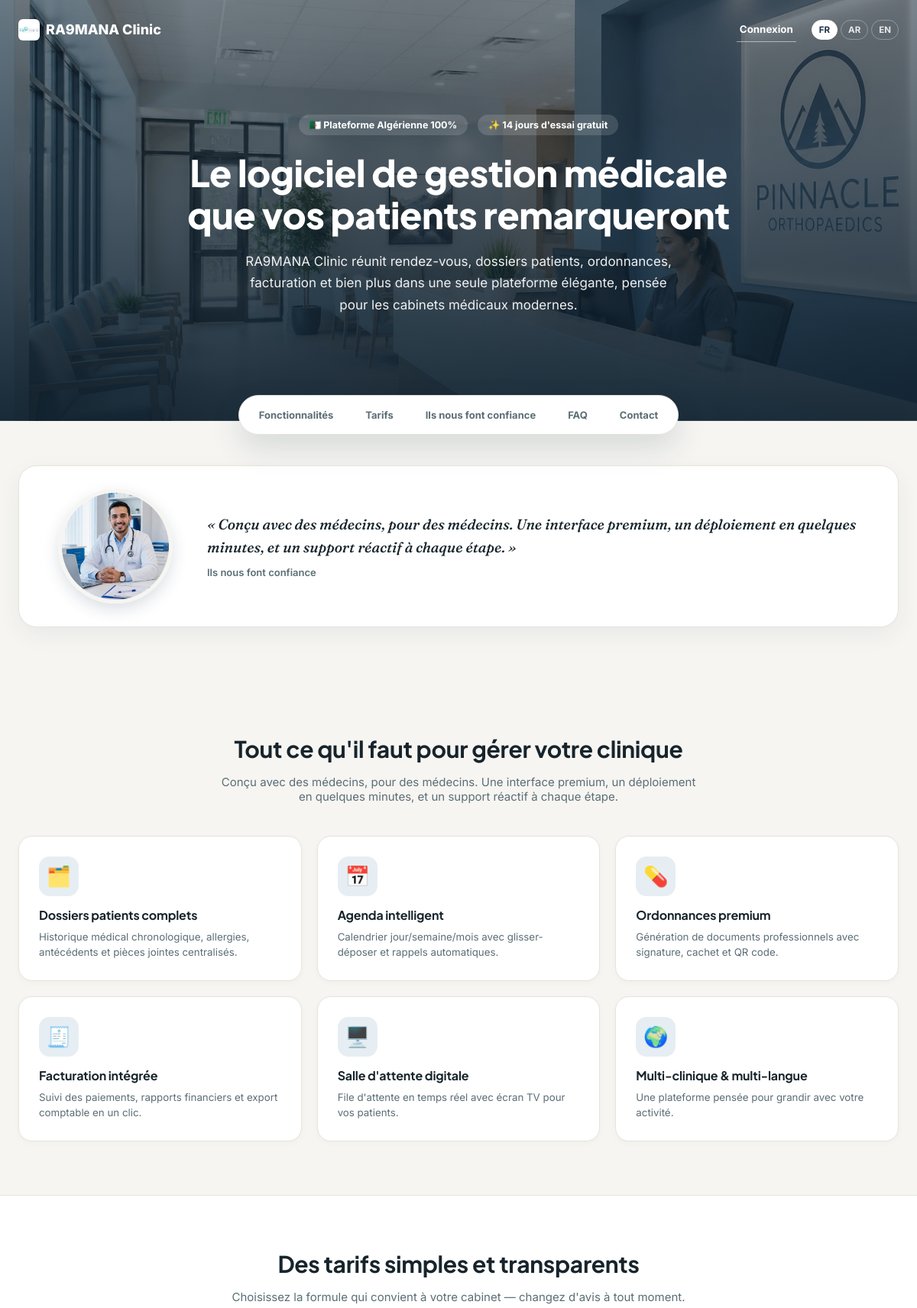
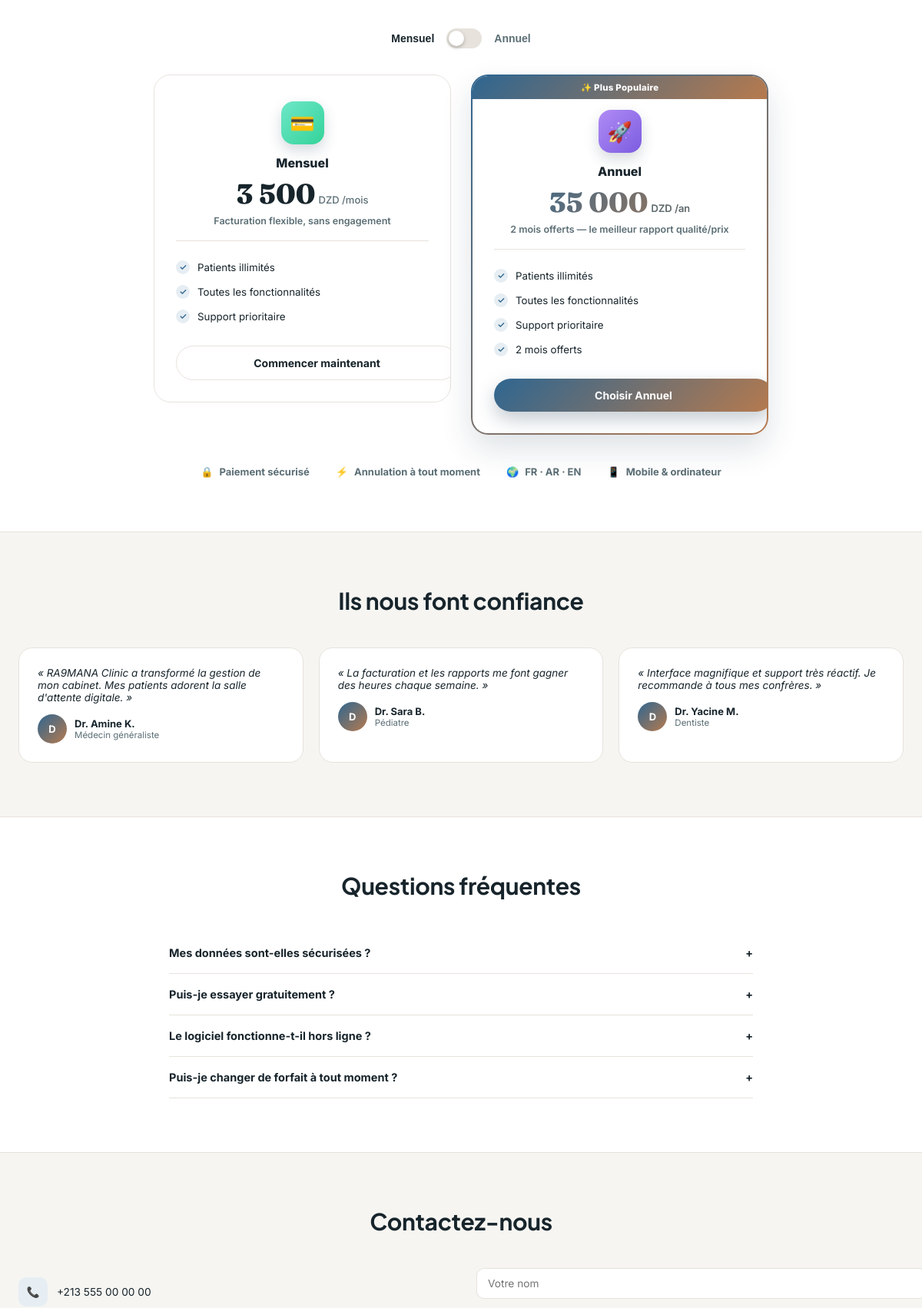
/landing (upper part), run on the app's committed database (2 pictures, top to bottom).
### tables this page shows
CREATE TABLE site_contenu (
        cle TEXT PRIMARY KEY,
        valeur TEXT
    );

### app/routes/site.py (the view)
@bp.route("/landing")
def landing():
    content = _content()
    today = date.today()
    ads = query_db(
        "SELECT * FROM site_publicites WHERE actif = 1 "
        "AND (date_debut IS NULL OR date_debut <= ?) AND (date_fin IS NULL OR date_fin >= ?) "
        "ORDER BY ordre ASC, id ASC", (today, today))
    fonctionnalites = _parse_lines(content.get("fonctionnalites"), 3)
    faq = _parse_lines(content.get("faq"), 2)
    temoignages = _parse_lines(content.get("temoignages"), 3)
    return render_template("site/landing.html", content=content, ads=ads,
                            fonctionnalites=fonctionnalites, faq=faq, temoignages=temoignages)

### app/db.py (called while the page is built)
def get_db():
    if "db" not in g:
        g.db = sqlite3.connect(
            current_app.config["DATABASE_PATH"],
            detect_types=sqlite3.PARSE_DECLTYPES,
        )
        g.db.row_factory = sqlite3.Row
        g.db.execute("PRAGMA foreign_keys = ON")
    return g.db

def query_db(query, args=(), one=False):
    cur = get_db().execute(query, args)
    rv = cur.fetchall()
    cur.close()
    return (rv[0] if rv else None) if one else rv

### app/routes/site.py (called while the page is built)
def _content():
    rows = query_db("SELECT cle, valeur FROM site_contenu")
    return {r["cle"]: r["valeur"] for r in rows}

def _parse_lines(text, nb_parts):
    items = []
    for line in (text or "").split("\n"):
        line = line.strip()
        if not line:
            continue
        parts = [p.strip() for p in line.split("|")]
        while len(parts) < nb_parts:
            parts.append("")
        items.append(parts[:nb_parts])
    return items

### app/utils/i18n.py (called while the page is built)
def get_locale():
    lang = session.get("lang", "fr")
    return lang if lang in SUPPORTED_LANGUAGES else "fr"

def is_rtl(lang=None):
    return (lang or get_locale()) in RTL_LANGUAGES

def translate(key):
    lang = get_locale()
    return TRANSLATIONS.get(lang, {}).get(key) or TRANSLATIONS["fr"].get(key, key)

### app/utils/security.py (called while the page is built)
def current_user():
    return getattr(g, "user", None)

### app/templates/site/landing.html (shortened to what this page needs)
<!DOCTYPE html>
<html lang="{{ lang }}" dir="{{ 'rtl' if is_rtl else 'ltr' }}">
<head>
<link rel="stylesheet" href="{{ url_for('static', filename='css/landing.css') }}">
</head>
<body class="lp-body" dir="{{ 'rtl' if is_rtl else 'ltr' }}">
<nav class="lp-navbar">
    <div class="lp-navbar-inner">
        <div class="lp-logo"><img src="{{ url_for('documents.serve_upload', filename=site_logo.split('/')[-1]) if site_logo else url_for('static', filename='brand/logo.png') }}" alt="{{ app_name }}" style="height:28px;width:auto;border-radius:6px;background:#fff;"> {{ app_name }}</div>
        <a href="{{ url_for('auth.login') }}" class="lp-nav-signin">{{ t('landing.nav_login') }}</a>
        <div class="lp-lang-switch">
            {% for code, label in supported_languages.items() %}
            <a href="{{ url_for('site.set_language', code=code) }}" class="{{ 'active' if lang == code }}">{{ code|upper }}</a>
            {% endfor %}
        </div>
    </div>
</nav>
<header class="lp-hero" {% if site_bg_landing %}style="--lp-hero-bg-url:url('{{ url_for('documents.serve_upload', filename=site_bg_landing.split('/')[-1]) }}');"{% endif %}>
    <div class="lp-container lp-hero-grid">
        <span class="lp-badge">🇩🇿 Plateforme Algérienne 100%</span>
        <span class="lp-badge">✨ 14 jours d'essai gratuit</span>
        <h1>{{ content.hero_titre }}</h1>
        <p class="lp-lead">{{ content.hero_sous_titre }}</p>
    </div>
</header>
<div class="lp-quicklinks-wrap">
    <div class="lp-quicklinks">
        <a href="#fonctionnalites">{{ t('landing.nav_features') }}</a>
        <a href="#tarifs">{{ t('landing.nav_pricing') }}</a>
        <a href="#temoignages">{{ t('landing.testimonials_title') }}</a>
        <a href="#faq">{{ t('landing.nav_faq') }}</a>
        <a href="#contact">{{ t('landing.nav_contact') }}</a>
    </div>
</div>
<section class="lp-section lp-trust">
    <div class="lp-container">
        <div class="lp-trust-card">
            <img class="lp-trust-photo" src="{{ url_for('static', filename='brand/photos/doctor-portrait.jpg') }}" alt="Médecin utilisant {{ app_name }}">
            <div class="lp-trust-text">
                <p>« {{ content.pourquoi_texte or "Une plateforme pensée avec des médecins, pour simplifier chaque journée de consultation." }} »</p>
                <div class="lp-trust-author">{{ t('landing.testimonials_title') }}</div>
            </div>
        </div>
    </div>
</section>
<section class="lp-section" id="fonctionnalites">
    <div class="lp-container">
        <div class="lp-section-head">
            <h2>{{ t('landing.features_title') }}</h2>
            <p>{{ content.pourquoi_texte }}</p>
        </div>
        <div class="lp-features-grid">
            {% for titre, description, emoji in fonctionnalites %}
            <div class="lp-feature-card">
                <div class="lp-feature-icon">{{ emoji or '⭐' }}</div>
                <h3>{{ titre }}</h3>
                <p>{{ description }}</p>
            </div>
            {% endfor %}
        </div>
    </div>
</section>
<section class="lp-section lp-section-alt" id="tarifs">
    <div class="lp-container">
        <div class="lp-section-head">
            <h2>{{ t('landing.pricing_title') }}</h2>
            <p class="lp-pricing-subtitle">Choisissez la formule qui convient à votre cabinet — changez d'avis à tout moment.</p>
        </div>
        {% set m = content.tarif_mensuel_prix|float(0) %}
        {% set a = content.tarif_annuel_prix|float(0) %}
        {% set savings_pct = ((1 - (a / 12) / m) * 100)|round|int if m > 0 and a > 0 else 0 %}
        <div class="lp-billing-toggle" id="billing-toggle">
            <button type="button" class="lp-toggle-option active" data-plan="mensuel">Mensuel</button>
            <span class="lp-toggle-switch" id="toggle-switch"><span class="lp-toggle-knob"></span></span>
            <button type="button" class="lp-toggle-option" data-plan="annuel">
                Annuel
            </button>
        </div>
        <div class="lp-pricing-grid">
            <div class="lp-price-card" data-plan="mensuel">
                <div class="lp-price-card-inner">
                    <div class="lp-price-icon" style="background:linear-gradient(135deg,#6EE7C8,#34D399);">💳</div>
                    <div class="lp-price-plan-name">Mensuel</div>
                    <div class="lp-price-amount">{{ content.tarif_mensuel_prix }}<span>DZD /mois</span></div>
                    <div class="lp-price-tagline">Facturation flexible, sans engagement</div>
                    <div class="lp-price-divider"></div>
                    <ul class="lp-price-features">
                        <li><span class="lp-check">✓</span> Patients illimités</li>
                        <li><span class="lp-check">✓</span> Toutes les fonctionnalités</li>
                        <li><span class="lp-check">✓</span> Support prioritaire</li>
                    </ul>
                    <a href="{{ url_for('auth.register') }}" class="lp-price-cta">Commencer maintenant</a>
                </div>
            </div>
            <div class="lp-price-card featured" data-plan="annuel">
                <span class="lp-tag">✨ Plus Populaire</span>
                <div class="lp-price-card-inner">
                    <div class="lp-price-icon" style="background:linear-gradient(135deg,#B08CF5,#7C5CE0);">🚀</div>
                    <div class="lp-price-plan-name">Annuel</div>
                    <div class="lp-price-amount">{{ content.tarif_annuel_prix }}<span>DZD /an</span></div>
                    <div class="lp-price-tagline">
                        {% if savings_pct > 0 %}Économisez {{ savings_pct }}% par rapport au mensuel{% else %}2 mois offerts — le meilleur rapport qualité/prix{% endif %}
                    </div>
                    <div class="lp-price-divider"></div>
                    <ul class="lp-price-features">
                        <li><span class="lp-check">✓</span> Patients illimités</li>
                        <li><span class="lp-check">✓</span> Toutes les fonctionnalités</li>
                        <li><span class="lp-check">✓</span> Support prioritaire</li>
                        <li><span class="lp-check">✓</span> 2 mois offerts</li>
                    </ul>
                    <a href="{{ url_for('auth.register') }}" class="lp-price-cta">Choisir Annuel</a>
                </div>
            </div>
        </div>
        <div class="lp-trust-row">
            <div class="lp-trust-item">🔒 <span>Paiement sécurisé</span></div>
            <div class="lp-trust-item">⚡ <span>Annulation à tout moment</span></div>
            <div class="lp-trust-item">🌍 <span>FR · AR · EN</span></div>
            <div class="lp-trust-item">📱 <span>Mobile & ordinateur</span></div>
        </div>
    </div>
</section>
<section class="lp-section" id="temoignages">
    <div class="lp-container">
        <div class="lp-section-head">
            <h2>{{ t('landing.testimonials_title') }}</h2>
        </div>
        <div class="lp-testimonials-grid">
            {% for nom, role, texte in temoignages %}
            <div class="lp-testimonial-card">
                <p>« {{ texte }} »</p>
                <div class="lp-testimonial-author">
                    <div class="lp-avatar-circle">{{ nom[0] }}</div>
                    <div>
                        <div style="font-weight:700;font-size:13px;">{{ nom }}</div>
                        <div style="font-size:11.5px;color:var(--lp-text-muted);">{{ role }}</div>
                    </div>
                </div>
            </div>
            {% endfor %}
        </div>
    </div>
</section>
<section class="lp-section lp-section-alt" id="faq">
    <div class="lp-container" style="max-width:760px;">
        <div class="lp-section-head">
            <h2>{{ t('landing.faq_title') }}</h2>
        </div>
        {% for question, reponse in faq %}
        <div class="lp-faq-item">
            <div class="lp-faq-question" onclick="this.parentElement.classList.toggle('open')">
                {{ question }} <span>+</span>
            </div>
        </div>
        {% endfor %}
    </div>
</section>
<section class="lp-section" id="contact">
    <div class="lp-container">
        <div class="lp-section-head">
            <h2>{{ t('landing.contact_title') }}</h2>
        </div>
        <div class="lp-contact-grid">
            <div>
                <div class="lp-contact-item"><span class="lp-contact-icon">📞</span> {{ content.contact_telephone }}</div>
            </div>
            <form method="POST" action="{{ url_for('site.contact_submit') }}">
                <div class="lp-form-group"><input class="lp-form-control" name="nom" placeholder="Votre nom" required></div>
            </form>
        </div>
    </div>
</section>
</body>
</html>

### data on the page
site_contenu: hero_titre "Le logiciel de gestion médicale que vos patients remarqueront"
site_contenu: hero_sous_titre "RA9MANA Clinic réunit rendez-vous, dossiers patients, ordonnances, facturation et bien plus dans une seule plateforme élégante, pensée pour les cabinets médicaux modernes."
site_contenu: cle "FAQ"
site_contenu: valeur "Conçu avec des médecins, pour des médecins. Une interface premium, un déploiement en quelques minutes, et un support réactif à chaque étape.", pourquoi_texte "Conçu avec des médecins, pour des médecins. Une interface premium, un déploiement en quelques minutes, et un support réactif à chaque étape."
site_contenu: tarif_mensuel_prix "3 500"
site_contenu: contact_telephone "+213 555 00 00 00"

### other printed values
{{ app_name }} "RA9MANA Clinic"
{{ t('landing.nav_login') }} "Connexion"
{{ code|upper }} "FR" "AR" "EN"
{{ t('landing.nav_features') }} "Fonctionnalités"
{{ t('landing.nav_pricing') }} "Tarifs"
{{ t('landing.testimonials_title') }} "Ils nous font confiance"
{{ t('landing.nav_contact') }} "Contact"
{{ t('landing.features_title') }} "Tout ce qu'il faut pour gérer votre clinique"
{{ emoji or '⭐' }} "🗂️" "📅" "💊" "🧾" "🖥️" "🌍"
{{ titre }} "Dossiers patients complets" "Agenda intelligent" "Ordonnances premium" "Facturation intégrée" "Salle d'attente digitale" "Multi-clinique & multi-langue"
{{ description }} "Historique médical chronologique, allergies, antécédents et pièces jointes centralisés." "Calendrier jour/semaine/mois avec glisser-déposer et rappels automatiques." "Génération de documents professionnels avec signature, cachet et QR code." "Suivi des paiements, rapports financiers et export comptable en un clic." "File d'attente en temps réel avec écran TV pour vos patients." "Une plateforme pensée pour grandir avec votre activité."
{{ t('landing.pricing_title') }} "Des tarifs simples et transparents"
{{ texte }} "RA9MANA Clinic a transformé la gestion de mon cabinet. Mes patients adorent la salle d'attente digitale." "La facturation et les rapports me font gagner des heures chaque semaine." "Interface magnifique et support très réactif. Je recommande à tous mes confrères."
{{ nom[0] }} "D" "D" "D"
{{ nom }} "Dr. Amine K." "Dr. Sara B." "Dr. Yacine M."
